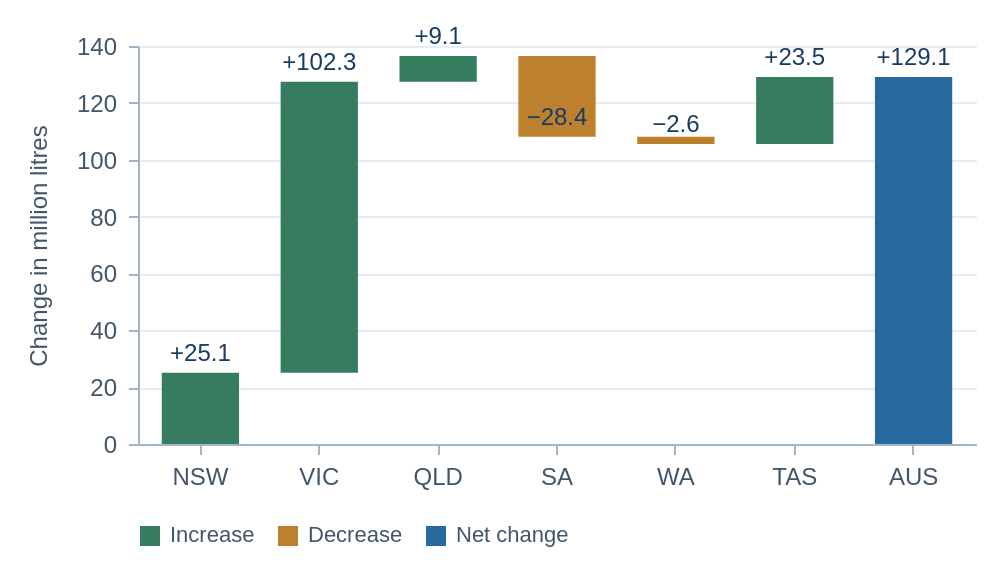

Source (Vega-Lite JSON):
### Vega-Lite specification from a JSON file in a GitHub repository (floating-point values rounded to 4 significant figures)
{"$schema": "https://vega.github.io/schema/vega-lite/v6.json", "description": "Waterfall decomposition of the national milk-production change between 2024–25 and 2025–26. State changes sum to the final national bar.", "width": 500, "height": 285, "autosize": {"type": "fit", "contains": "padding", "resize": true}, "padding": 12, "config": {"font": "Avenir Next, Arial, sans-serif", "background": "white", "view": {"stroke": null}, "axis": {"labelFontSize": 12, "titleFontSize": 12, "titleFontWeight": "normal", "labelColor": "#42566b", "titleColor": "#42566b", "gridColor": "#e5edf2", "domainColor": "#a3b5c3", "tickColor": "#a3b5c3", "titlePadding": 12, "labelPadding": 6}, "legend": {"labelFontSize": 11, "titleFontSize": 11, "titleFontWeight": "normal", "labelColor": "#42566b", "titleColor": "#42566b", "orient": "bottom"}, "range": {"category": ["#286a9e", "#367d60", "#bd802d", "#846289", "#568c9b", "#77654d"]}}, "data": {"values": [{"state": "NSW", "delta": 25.07, "start": 0, "end": 25.07, "kind": "Increase", "order": 0}, {"state": "VIC", "delta": 102.3, "start": 25.07, "end": 127.4, "kind": "Increase", "order": 1}, {"state": "QLD", "delta": 9.064, "start": 127.4, "end": 136.5, "kind": "Increase", "order": 2}, {"state": "SA", "delta": -28.37, "start": 136.5, "end": 108.1, "kind": "Decrease", "order": 3}, {"state": "WA", "delta": -2.567, "start": 108.1, "end": 105.5, "kind": "Decrease", "order": 4}, {"state": "TAS", "delta": 23.53, "start": 105.5, "end": 129.1, "kind": "Increase", "order": 5}, {"state": "AUS", "delta": 129.1, "start": 0, "end": 129.1, "kind": "Net change", "order": 6}]}, "encoding": {"x": {"field": "state", "type": "ordinal", "sort": ["NSW", "VIC", "QLD", "SA", "WA", "TAS", "AUS"], "title": null, "scale": {"paddingInner": 0.35, "paddingOuter": 0.2}, "axis": {"labelAngle": 0}}}, "layer": [{"mark": {"type": "bar"}, "encoding": {"y": {"field": "start", "type": "quantitative", "title": "Change in million litres"}, "y2": {"field": "end"}, "color": {"field": "kind", "type": "nominal", "scale": {"domain": ["Increase", "Decrease", "Net change"], "range": ["#367d60", "#bd802d", "#286a9e"]}, "legend": {"title": null, "direction": "horizontal"}}, "tooltip": [{"field": "state", "type": "nominal", "title": "State"}, {"field": "delta", "type": "quantitative", "title": "Contribution (million litres)", "format": "+.1f"}]}}, {"mark": {"type": "text", "dy": -10, "fontSize": 12, "color": "#173d65"}, "encoding": {"y": {"field": "end", "type": "quantitative"}, "text": {"field": "delta", "type": "quantitative", "format": "+.1f"}}}], "usermeta": {"author": "Senuth Dias; AI-assisted implementation, acknowledged on page", "prepared": "2026-10-14"}}
